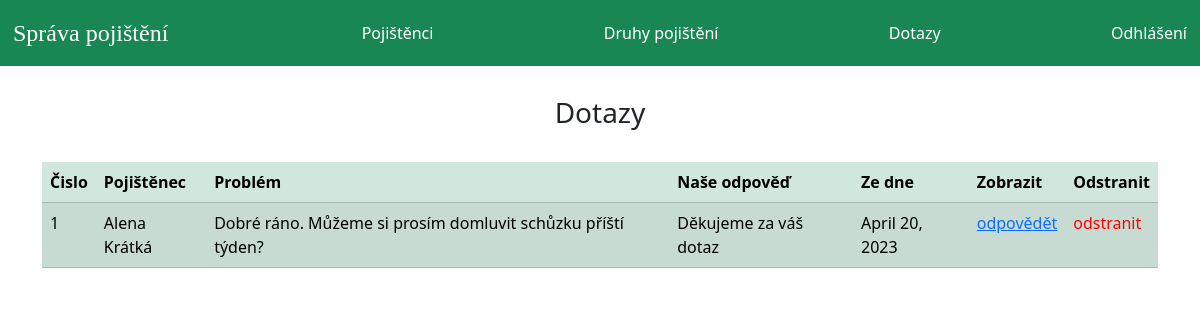
The app's page /dotazy with its own data.
### pojisteni/models.py (models this page shows, shortened)
class Question(models.Model):
    customer = models.ForeignKey(Customer, on_delete=models.CASCADE)
    description = models.CharField(max_length=500)
    admin_comment = models.CharField(max_length=200, default='')
    asked_date = models.DateField(auto_now=True)

### pojistenec/models.py (models this page shows, shortened)
class Customer(models.Model):
    user = models.OneToOneField(User, on_delete=models.CASCADE)
    birth_date = models.DateField()
    address = models.CharField(max_length=40)
    email = models.EmailField()
    mobile = models.CharField(max_length=20, null=False)
    def __str__(self):
        return self.user.first_name + " " + self.user.last_name

### pojisteni/views.py (the view)
# urls.py: path('dotazy', views.dotazy_view, name='dotazy'),
def dotazy_view(request):
    questions = models.Question.objects.all()
    return render(request, 'pojisteni/dotazy.html', {'questions': questions})

### templates/pojisteni/dotazy.html (shortened to what this page needs)
{% extends 'pojisteni/adminbase.html' %}
{% block content %}
{%load static%}
{% load django_bootstrap5 %}
<head>
  {% bootstrap_css %}
</head>
<br>
<div class="container">
  <div class="panel panel-primary">
    <div class="panel-heading">
      <h3 class="panel-title">Dotazy</h3><br>
    </div>
    <table class="table table-success table-striped">
      <thead>
        <tr>
            <th>Čislo</th>
          <th>Pojištěnec</th>
          <th> Problém</th>
          <th>Naše odpověď</th>
          <th> Ze dne</th>
          <th>Zobrazit</th>
          <th>Odstranit</th>
        </tr>
      </thead>
      {% for t in questions %}
      <tr>
        <td> {{ forloop.counter }}</td>
        <td> {{t.customer}}</td>
        <td> {{t.description}}</td>
        <td> {{t.admin_comment}}</td>
        <td> {{t.asked_date}}</td>
        <td><a class="m-b-20" href="{% url 'odpovedet' t.id  %}">odpovědět</a></td>
        <td><a class="m-b-20" style="text-decoration: none;color: red;" href="{% url 'smazat-dotaz' t.id  %}">odstranit</a></td>
      </tr>
      {% endfor %}
    </table>
  </div>
</div>
<br><br><br><br><br><br>
{% endblock content %}

### templates/pojisteni/dotazy.html (style rules this page uses)
h3 { text-align: center; }

### records on screen
Question: customer "Alena Krátká", description "Dobré ráno. Můžeme si prosím domluvit schůzku příští týden?", admin_comment "Děkujeme za váš dotaz", asked_date "April 20, 2023"
